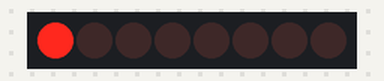
Recording of a sketch running on a simulated Arduino Uno, built with avr-gcc and run on an emulated ATmega328P. On the bench: 8 shift-register outputs drawn as a row of LEDs (first output left, lit = HIGH). Wiring (inferred from the names in the program): shift register (74HC595): data pin 4; shift clock pin 6; latch pin 5. Wiring (inferred from the signals the program sends): row of LEDs: on Q0, Q1, Q2, Q3, Q4, Q5, Q6, Q7.

Above: at 0.1 s.
At 4.1 s:
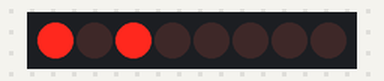
At 9.1 s:
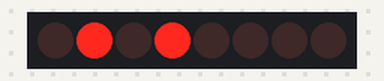
At 19.1 s:
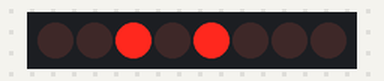
At 29.1 s:
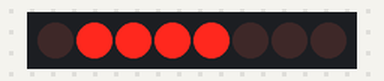
At 39.1 s:
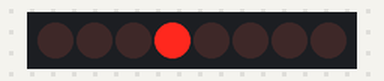
Timing chart, 0 to 40.0 s (numbered marks = the images above):
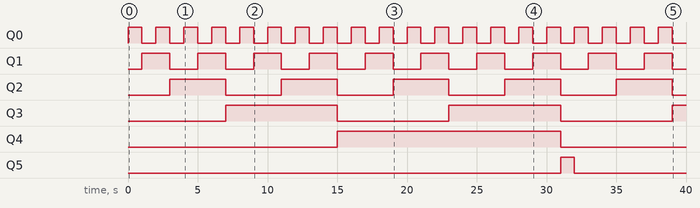

The sketch:

shift_led.ino
```cpp
#include <Arduino.h>

/**
  Don't forget connect 74HC595's pin13(OE) to GND to enable output. otherwise
  the LEDs won't light.
  Also seems the MR pin needs to be connected to VCC(5v) otherwise seems the
  output is not consistent (saw it once)
*/
int latchPin = 5;
int clockPin = 6;
int dataPin = 4;

byte leds = 0;

void setup()
{
  pinMode(latchPin, OUTPUT);
  pinMode(dataPin, OUTPUT);
  pinMode(clockPin, OUTPUT);
}

void loop()
{
  leds = 0;
  updateShiftRegister(0);
  for(uint8_t i = 1; i <= 32; ++i) {
    updateShiftRegister(i);
    delay(1000);
  }

}

void updateShiftRegister(uint8_t val)
{
   digitalWrite(latchPin, LOW);
   shiftOut(dataPin, clockPin, MSBFIRST, val);
   digitalWrite(latchPin, HIGH);
}
```

Measured:
- by itself, Q0: alternates HIGH for 1.0 s and LOW for 1.0 s
- by itself, Q1: alternates HIGH for 2.0 s and LOW for 2.0 s
- by itself, Q2: alternates HIGH for 4.0 s and LOW for 4.0 s
- by itself, Q3: alternates HIGH for 8.0 s and LOW for 8.0 s
- by itself, Q4: LOW → HIGH at 15.0 s, → LOW 16.0 s later
- by itself, Q5: LOW → HIGH at 31.0 s, → LOW 1.0 s later
